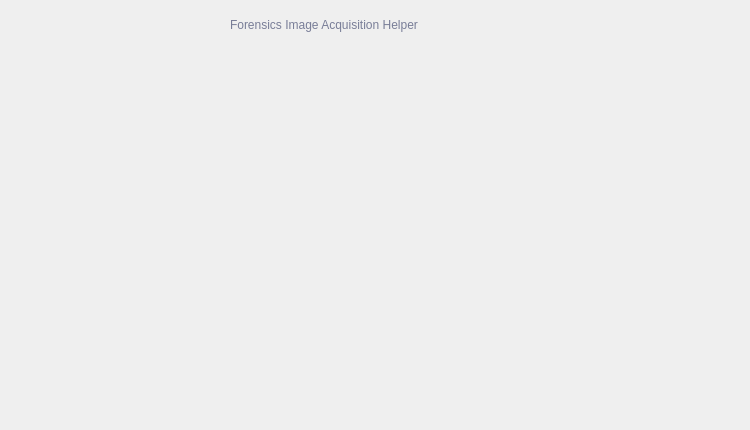
<?xml version="1.0" encoding="UTF-8"?>
<ui version="4.0">
 <class>MainDialog</class>
 <widget class="QDialog" name="MainDialog">
  <property name="geometry">
   <rect>
    <x>0</x>
    <y>0</y>
    <width>750</width>
    <height>430</height>
   </rect>
  </property>
  <property name="windowTitle">
   <string>Dialog</string>
  </property>
  <property name="styleSheet">
   <string notr="true">QDialog#MainDialog{
	background-image: url(:/images/mainmenu/bg.png);
}</string>
  </property>
  <widget class="QWidget" name="titlebar" native="true">
   <property name="geometry">
    <rect>
     <x>0</x>
     <y>0</y>
     <width>750</width>
     <height>40</height>
    </rect>
   </property>
   <property name="styleSheet">
    <string notr="true">fgdgaetbawetbetbqwerqerb qwr</string>
   </property>
   <widget class="QPushButton" name="minbutton">
    <property name="geometry">
     <rect>
      <x>670</x>
      <y>0</y>
      <width>40</width>
      <height>40</height>
     </rect>
    </property>
    <property name="styleSheet">
     <string notr="true">QPushButton#minbutton{
	border-image:url(:/images/mainmenu/min_normal.png);border:0px;
} 
QPushButton#minbutton:hover{
	border-image:url(:/images/mainmenu/min_over.png);border:0px
} 
QPushButton#minbutton:pressed{
	border-image:url(:/images/mainmenu/min_on.png); position: relative;top: 1px; left: 1px;
}</string>
    </property>
    <property name="text">
     <string/>
    </property>
   </widget>
   <widget class="QPushButton" name="closebutton">
    <property name="geometry">
     <rect>
      <x>710</x>
      <y>0</y>
      <width>40</width>
      <height>40</height>
     </rect>
    </property>
    <property name="styleSheet">
     <string notr="true">QPushButton#closebutton{
	border-image:url(:/images/mainmenu/close_normal.png);border:0px;
} 
QPushButton#closebutton:hover{
	border-image:url(:/images/mainmenu/close_over.png);border:0px
} 
QPushButton#closebutton:pressed{
	border-image:url(:/images/mainmenu/close_on.png); position: relative;top: 1px; left: 1px;
}</string>
    </property>
    <property name="text">
     <string/>
    </property>
   </widget>
   <widget class="QWidget" name="mark" native="true">
    <property name="geometry">
     <rect>
      <x>10</x>
      <y>17</y>
      <width>123</width>
      <height>23</height>
     </rect>
    </property>
    <property name="styleSheet">
     <string notr="true">QWidget#mark{
background-image: url(:/images/mainmenu/mark.png);
}</string>
    </property>
   </widget>
   <widget class="QLabel" name="label_2">
    <property name="geometry">
     <rect>
      <x>230</x>
      <y>4</y>
      <width>301</width>
      <height>41</height>
     </rect>
    </property>
    <property name="styleSheet">
     <string notr="true">QLabel#label_2{
	font: 14pt &quot;MS Shell Dlg 2&quot;;
	color: #787d97;
}</string>
    </property>
    <property name="text">
     <string>Forensics Image Acquisition Helper</string>
    </property>
   </widget>
  </widget>
  <widget class="QPushButton" name="rambutton">
   <property name="geometry">
    <rect>
     <x>20</x>
     <y>60</y>
     <width>170</width>
     <height>170</height>
    </rect>
   </property>
   <property name="styleSheet">
    <string notr="true">QPushButton#rambutton{
	border-image:url(:/images/mainmenu/ram_normal.png);border:0px;
	width:170px;
	height:170px;
} 
QPushButton#rambutton:hover{
	border-image:url(:/images/mainmenu/ram_over.png);border:0px;
	width:186px;
	height:186px;
} 
QPushButton#rambutton:pressed{
	border-image:url(:/images/mainmenu/ram_on.png);border:0px;
	width:170px;
	height:170px;
}</string>
   </property>
   <property name="text">
    <string/>
   </property>
  </widget>
  <widget class="QPushButton" name="diskbutton">
   <property name="geometry">
    <rect>
     <x>200</x>
     <y>60</y>
     <width>170</width>
     <height>170</height>
    </rect>
   </property>
   <property name="styleSheet">
    <string notr="true">QPushButton#diskbutton{
	border-image:url(:/images/mainmenu/disk_normal.png);border:0px;
} 
QPushButton#diskbutton:hover{
	border-image:url(:/images/mainmenu/disk_over.png);border:0px
} 
QPushButton#diskbutton:pressed{
	border-image:url(:/images/mainmenu/disk_on.png); position: relative;top: 1px; left: 1px;
}</string>
   </property>
   <property name="text">
    <string/>
   </property>
  </widget>
  <widget class="QPushButton" name="drivebutton">
   <property name="geometry">
    <rect>
     <x>380</x>
     <y>60</y>
     <width>170</width>
     <height>170</height>
    </rect>
   </property>
   <property name="styleSheet">
    <string notr="true">QPushButton#drivebutton{
	border-image:url(:/images/mainmenu/drive_normal.png);border:0px;
} 
QPushButton#drivebutton:hover{
	border-image:url(:/images/mainmenu/drive_over.png);border:0px
} 
QPushButton#drivebutton:pressed{
	border-image:url(:/images/mainmenu/drive_on.png); position: relative;top: 1px; left: 1px;
}</string>
   </property>
   <property name="text">
    <string/>
   </property>
  </widget>
  <widget class="QPushButton" name="disk_rambutton">
   <property name="geometry">
    <rect>
     <x>560</x>
     <y>60</y>
     <width>170</width>
     <height>170</height>
    </rect>
   </property>
   <property name="styleSheet">
    <string notr="true">QPushButton#disk_rambutton{
	border-image:url(:/images/mainmenu/disk_ram_normal.png);border:0px;
} 
QPushButton#disk_rambutton:hover{
	border-image:url(:/images/mainmenu/disk_ram_over.png);border:0px
} 
QPushButton#disk_rambutton:pressed{
	border-image:url(:/images/mainmenu/disk_ram_on.png); position: relative;top: 1px; left: 1px;
}</string>
   </property>
   <property name="text">
    <string/>
   </property>
  </widget>
  <widget class="QPushButton" name="exitbutton">
   <property name="geometry">
    <rect>
     <x>560</x>
     <y>240</y>
     <width>170</width>
     <height>170</height>
    </rect>
   </property>
   <property name="styleSheet">
    <string notr="true">QPushButton#exitbutton{
	border-image:url(:/images/mainmenu/exit_normal.png);border:0px;
} 
QPushButton#exitbutton:hover{
	border-image:url(:/images/mainmenu/exit_over.png);border:0px
} 
QPushButton#exitbutton:pressed{
	border-image:url(:/images/mainmenu/exit_on.png); position: relative;top: 1px; left: 1px;
}</string>
   </property>
   <property name="text">
    <string/>
   </property>
  </widget>
  <widget class="QPushButton" name="drive_rambutton">
   <property name="geometry">
    <rect>
     <x>20</x>
     <y>240</y>
     <width>170</width>
     <height>170</height>
    </rect>
   </property>
   <property name="styleSheet">
    <string notr="true">QPushButton#drive_rambutton{
	border-image:url(:/images/mainmenu/drive_ram_normal.png);border:0px;
	border-top-left-radius: 3px;
	border-top-right-radius: 3px;
	border-bottom-left-radius: 3px;
	border-bottom-right-radius: 3px;
} 
QPushButton#drive_rambutton:hover{
	border-image:url(:/images/mainmenu/drive_ram_over.png);border:0px;
	border-radius: 3px;
} 
QPushButton#drive_rambutton:pressed{
	border-image:url(:/images/mainmenu/drive_ram_on.png); position: relative;top: 1px; left: 1px;
	border-radius: 3px;
}</string>
   </property>
   <property name="text">
    <string/>
   </property>
  </widget>
  <widget class="QPushButton" name="aboutbutton">
   <property name="geometry">
    <rect>
     <x>380</x>
     <y>240</y>
     <width>170</width>
     <height>170</height>
    </rect>
   </property>
   <property name="styleSheet">
    <string notr="true">QPushButton#aboutbutton{
	border-image:url(:/images/mainmenu/about_normal.png);border:0px;
} 
QPushButton#aboutbutton:hover{
	border-image:url(:/images/mainmenu/about_over.png);border:0px
} 
QPushButton#aboutbutton:pressed{
	border-image:url(:/images/mainmenu/about_on.png); position: relative;top: 1px; left: 1px;
}</string>
   </property>
   <property name="text">
    <string/>
   </property>
  </widget>
  <widget class="QPushButton" name="savebutton">
   <property name="geometry">
    <rect>
     <x>200</x>
     <y>240</y>
     <width>170</width>
     <height>170</height>
    </rect>
   </property>
   <property name="styleSheet">
    <string notr="true">QPushButton#savebutton{
	border-image:url(:/images/mainmenu/save_normal.png);border:0px;
} 
QPushButton#savebutton:hover{
	border-image:url(:/images/mainmenu/save_over.png);border:0px
} 
QPushButton#savebutton:pressed{
	border-image:url(:/images/mainmenu/save_on.png); position: relative;top: 1px; left: 1px;
}</string>
   </property>
   <property name="text">
    <string/>
   </property>
  </widget>
 </widget>
 <resources/>
 <connections/>
</ui>
